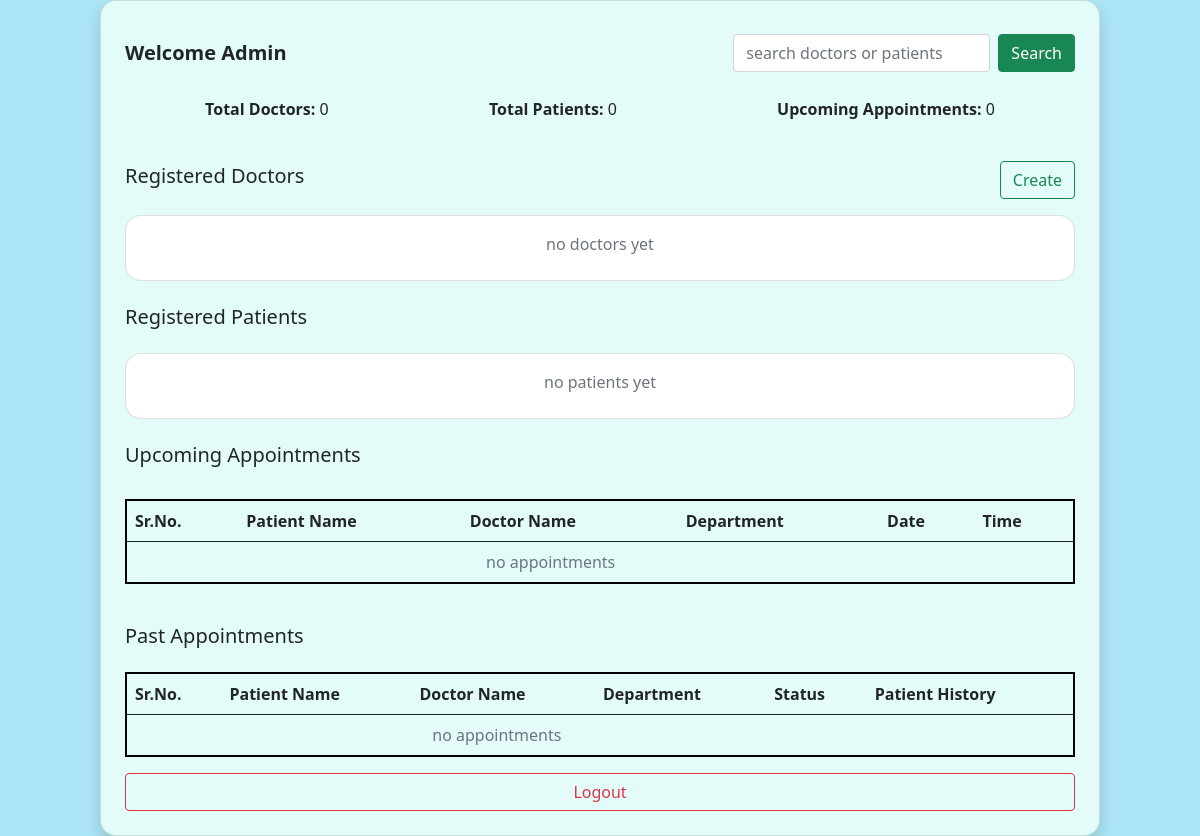
Page /admin/dashboard (signed in) on the earlier database version.
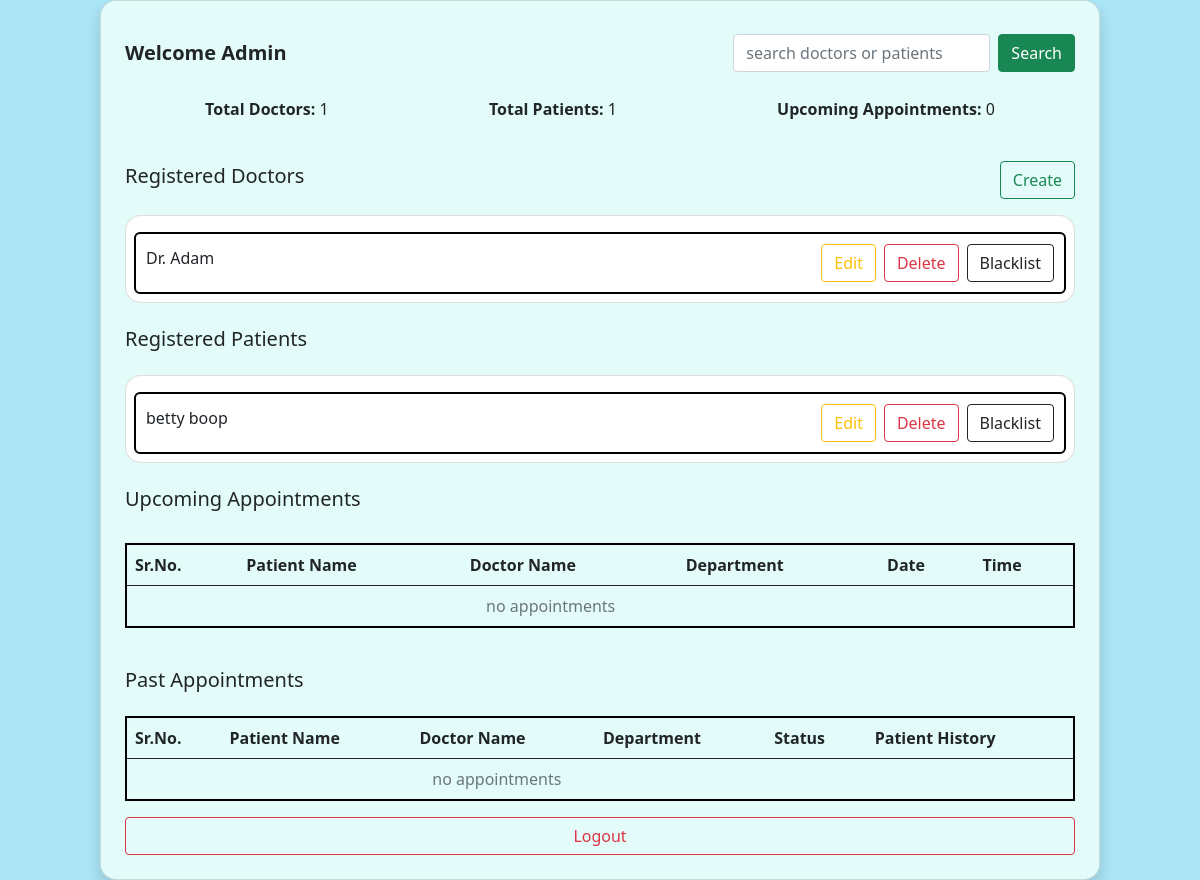
Same page on the later database version.
### backend/models.py (models this page shows)
class Doctor(db.Model):
    id=db.Column(db.Integer, primary_key=True)
    full_name=db.Column(db.String(100), nullable=False)
    username=db.Column(db.String(50), unique=True, nullable=False)
    email=db.Column(db.String(100), unique=True)
    password=db.Column(db.String(100), nullable=False)
    specialization=db.Column(db.String(100))
    experience=db.Column(db.Integer)
    is_blacklisted=db.Column(db.Boolean, default=False)
    appointments=db.relationship("Appointment", backref="doctor", lazy=True)

class Patient(db.Model):
    id=db.Column(db.Integer, primary_key=True)
    full_name=db.Column(db.String(100), nullable=False)
    username=db.Column(db.String(50), unique=True, nullable=False)
    email=db.Column(db.String(100), unique=True)
    password=db.Column(db.String(100), nullable=False)
    age=db.Column(db.Integer)
    is_blacklisted= db.Column(db.Boolean, default=False)
    is_admin= db.Column(db.Boolean, default=False)
    appointments=db.relationship("Appointment", backref="patient", lazy=True)

### backend/controllers.py (the view)
@admin_bp.route("/dashboard")
def dashboard():
    if session.get("role")!="admin":
        return redirect(url_for("patient.login"))
    doctor_list=Doctor.query.all()
    patient_list=Patient.query.filter_by(is_admin=False).all() #admin not counted
    upcoming=Appointment.query.filter_by(status="Booked").all()
    past=Appointment.query.filter(Appointment.status!="Booked").all()
    return render_template("admin-dash.html",
                           doctors=doctor_list,
                           patients=patient_list,
                           upcoming=upcoming,
                           past=past,
                           total_doctors=len(doctor_list),
                           total_patients=len(patient_list),
                           total_upcoming=len(upcoming))

### templates/admin-dash.html (shortened to what the changed rows need)
<!DOCTYPE html>
<html lang="en">
<head>
    <link href="https://cdn.jsdelivr.net/npm/bootstrap@5.0.2/dist/css/bootstrap.min.css" rel="stylesheet">
    <link rel="stylesheet" href="{{ url_for('static', filename='style.css') }}">
</head>
<body class="d-flex justify-content-center">
    <div class="card p-4 shadow" style="background-color: #e3fcf9; width: 1000px;">
        <div class="d-flex justify-content-around mt-3 mb-3">
            <div><strong>Total Doctors:</strong> {{ total_doctors }}</div>
            <div><strong>Total Patients:</strong> {{ total_patients }}</div>
            <div><strong>Upcoming Appointments:</strong> {{ total_upcoming }}</div>
        </div>
        <div class="card mt-3 p-2">
            {% for doc in doctors %}
            <div class="d-flex align-items-center justify-content-between mt-2" style="border: 2px solid black; border-radius: 6px; padding: 10px;">
                <h6>{{ doc.full_name }}</h6>
                <div class="d-flex gap-2">
                    <a href="{{ url_for('admin.edit_doctor', id=doc.id) }}" class="btn btn-outline-warning">Edit</a>
                    <form action="{{ url_for('admin.delete_doctor', id=doc.id)}}" method="POST" style="display: inline;">
                        <button class="btn btn-outline-danger">Delete</button>
                    </form>
                    <form action="{{ url_for('admin.blacklist_doctor', id=doc.id) }}" method="POST">
                        {% if doc.is_blacklisted %}
                            <button class="btn btn-warning">unblacklist</button>
                        {% else %}
                            <button class="btn btn-outline-dark">Blacklist</button>
                        {% endif %}
                    </form>
                </div>
            </div>
            {%else%}
            <p class="text-muted text-center mt-2">no doctors yet</p>
            {% endfor %}
        </div>
        <div class="card mt-3 p-2">
            {% for p in patients %}
            <div class="d-flex align-items-center justify-content-between mt-2" style="border: 2px solid black; border-radius: 6px; padding: 10px;">
                <h6>{{ p.full_name }} </h6>
                <div class="d-flex gap-2">
                    <a href="{{ url_for('admin.edit_patient', id=p.id) }}" class="btn btn-outline-warning">Edit</a>
                    <form action="{{ url_for('admin.delete_patient', id=p.id)}}" method="POST" style="display: inline;">
                        <button class="btn btn-outline-danger">Delete</button>
                    </form>
                    <form action="{{ url_for('admin.blacklist_patient', id=p.id) }}" method="POST">
                        {% if p.is_blacklisted %}
                            <button class="btn btn-warning">unblacklist</button>
                        {% else %}
                            <button class="btn btn-outline-dark">Blacklist</button>
                        {% endif %}
                    </form>
                </div>
            </div>
            {%else%}
            <p class="text-muted text-center mt-2">no patients yet</p>
            {% endfor %}
        </div>
        <div class="table-responsive mt-4">
            <table class="table" style="border: 2px solid black; border-radius: 6px;">
                <thead>
                    <tr>
                        <th>Sr.No.</th>
                        <th>Patient Name</th>
                        <th>Doctor Name</th>
                        <th>Department</th>
                        <th>Date</th>
                        <th>Time</th>
                    </tr>
                </thead>
            </table>
        </div>
        <div class="table-responsive mt-3">
            <table class="table" style="border: 2px solid black; border-radius: 6px;">
                <thead>
                    <tr>
                        <th>Sr.No.</th>
                        <th>Patient Name</th>
                        <th>Doctor Name</th>
                        <th>Department</th>
                        <th>Status</th>
                        <th>Patient History</th>
                    </tr>
                </thead>
            </table>
        </div>
    </div>
</body>
</html>

Differences in the rows shown:
added Doctor: full_name "Dr. Adam", is_blacklisted "Blacklist"
added Patient: full_name "betty boop", is_blacklisted "Blacklist"
Other differences:
{{ total_doctors }}: "0" → "1"
{{ total_patients }}: "0" → "1"
text no longer shown: "no doctors yet no patients yet"
